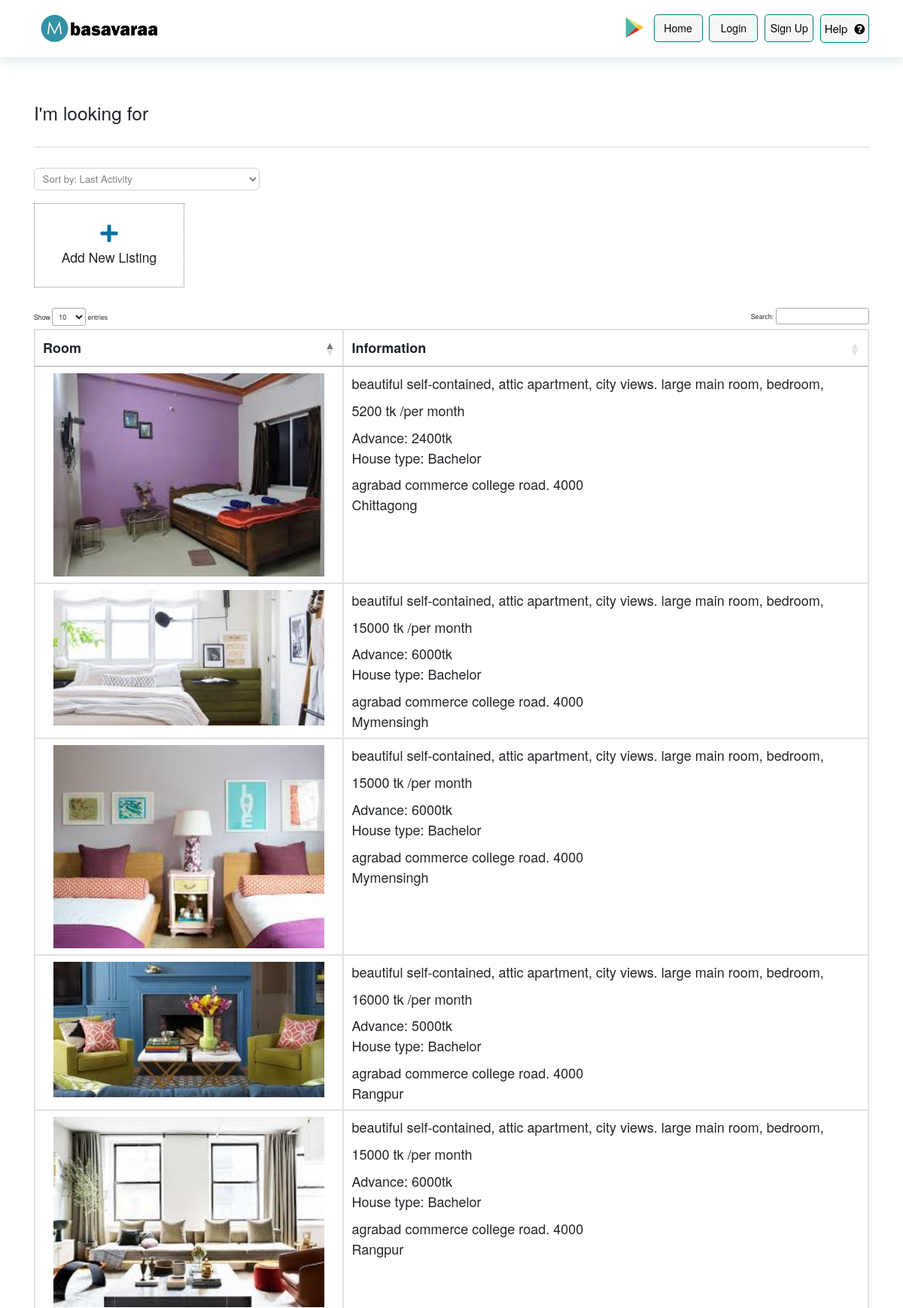
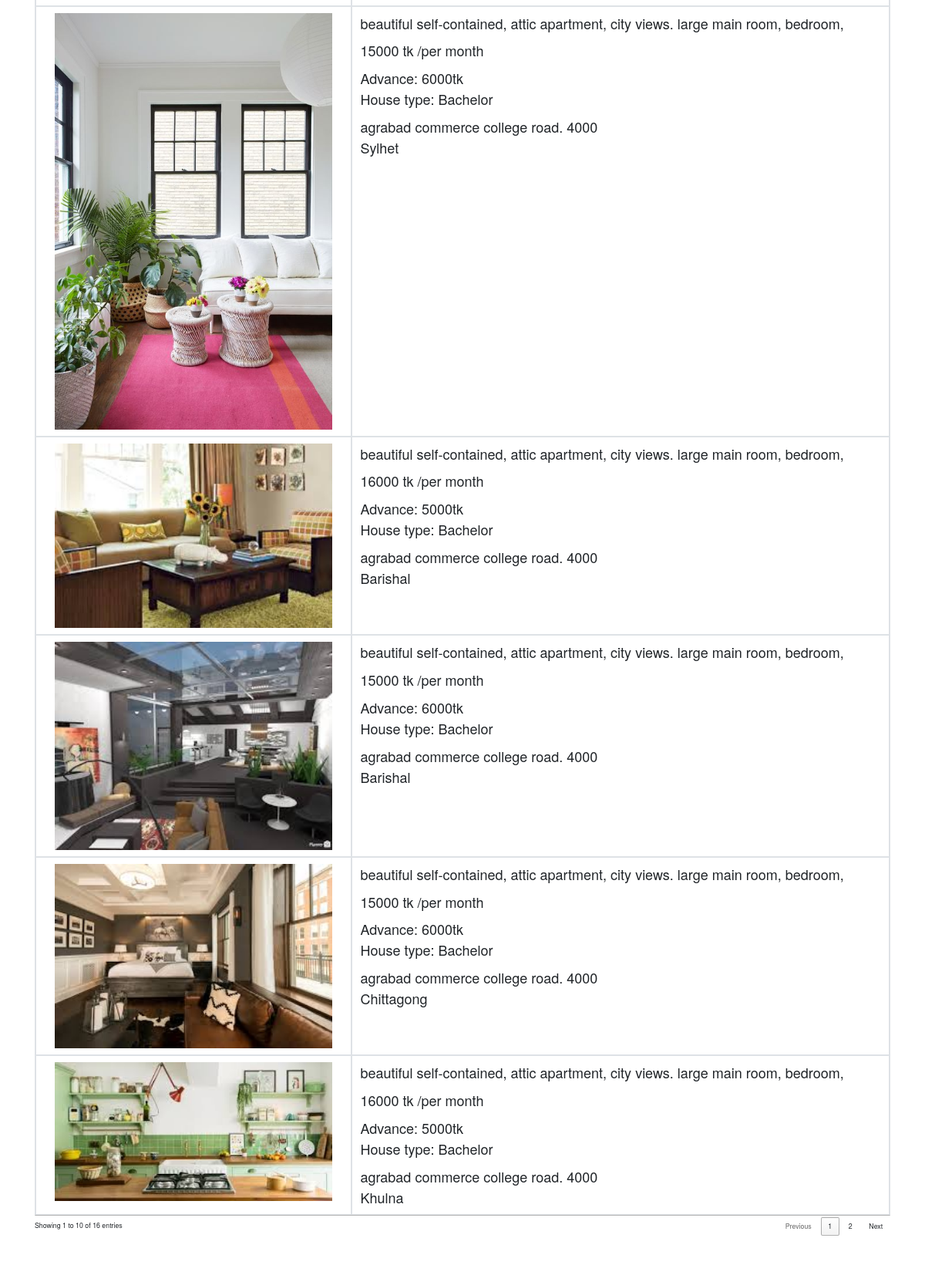
Screenshot of /add-list2.php (upper part) with the database file from the repository (2 pictures, top to bottom).
### tables this page shows
CREATE TABLE `room` (
  `id` int(50) NOT NULL,
  `rentType` varchar(50) NOT NULL,
  `roomInfo` varchar(191) NOT NULL,
  `date` date NOT NULL,
  `advance` varchar(50) NOT NULL,
  `rent` varchar(50) NOT NULL,
  `rentNago` varchar(50) NOT NULL,
  `division` varchar(20) NOT NULL,
  `addressDetails` varchar(191) NOT NULL,
  `bedroom` varchar(50) NOT NULL,
  `dining` varchar(50) NOT NULL,
  `drawing` varchar(50) NOT NULL,
  `kitchen` varchar(50) NOT NULL,
  `bathroom` varchar(50) NOT NULL,
  `balcony` varchar(50) NOT NULL,
  `prefer` varchar(50) NOT NULL,
  `floorNo` varchar(50) NOT NULL,
  `size` varchar(50) NOT NULL,
  `garage` varchar(50) NOT NULL,
  `emergencyEnergy` varchar(50) NOT NULL,
  `side` varchar(50) NOT NULL,
  `lift` varchar(50) NOT NULL,
  `mobile` varchar(50) NOT NULL,
  `image` varchar(191) NOT NULL
);

### add-list2.php (the view, shortened to what this page needs)
<!DOCTYPE html>
<html lang="en">
<head>
  <link rel="stylesheet" href="./asset/css/owl.theme.default.min.css">
  <link rel="stylesheet" href="./asset/css/owl.carousel.min.css">
  <link rel="stylesheet" href="./asset/css/bootstrap.min.css">
  <link rel="stylesheet" href="https://cdn.datatables.net/1.10.20/css/jquery.dataTables.min.css">
  <link rel="stylesheet" href="./asset/css/style.css">
</head>
<body>
  <header class="header">
    <nav class="navbar navbar-expand-lg header__navbar fixed-top">
      <div class="container">
        <div class="company__logo">
          <a class="navbar-brand header__navbar-brand" href="index.php">
            <img src="./asset/image/main--logo.png" class="img-fluid company--image" alt="">
          </a>
        </div>
        <div class="collapse navbar-collapse header__navbar-collapse" id="mainNav">
          <ul class="navbar-nav header__navbar-nav ml-auto">
            <div class="header__mobile--nav">
              <li class="nav-item header__nav-icon">
                <a class="nav-link header__nav-link-icon" href=""><img src="./asset/image/android.png"
                    class="img-fluid" alt=""></a>
              </li>
               <li class="nav-item header__nav-item">
                <a class="nav-link header__nav-link" href="index.php">Home</a>
              </li>
              <?php if (!isset($_SESSION['userName'])) { ?>
                 <li class="nav-item header__nav-item">
                   <a class="nav-link header__nav-link" href="login.php">Login</a>
                 </li>
                 <li class="nav-item header__nav-item">
                   <a class="nav-link header__nav-link" href="signup.php">Sign Up</a>
                 </li>
               <?php } ?>
              <li class="nav-item header__nav-item">
                <a class="nav-link header__nav-link" href="#"><span>Help</span><span><i
                      class="fas fa-question-circle"></i></span></a>
              </li>
            </div>
          </ul>
        </div>
      </div>
    </nav>
  </header>
  <section class="all--list">
    <div class="container">
      <div class="looking__btn">
        <div class="looking__text">
          <p>
            <span>I'm looking for</span>
          </p>
        </div>
      </div>
      <div class="list__select">
        <div class="select__type">
          <div class="form-group">
            <select class="form-control list__form-control" id="list--selection">
              <option>Sort by: Last Activity</option>
            </select>
          </div>
        </div>
        <div class="add__list--new add__new-content">
          <div class="add__new-content">
            <p><span>
                <a href="form.php"><i class="fas fa-plus"></i></a>
                <br>
                Add New Listing
              </span></p>
          </div>
        </div>
      </div>
   <?php
         $conn=connectDB();
         $sql="select*from room where prefer='Bachelor' ORDER BY id DESC";
         $result=mysqli_query($conn,$sql);
 ?>
   <table class="table table-bordered" >
      <thead class="text-center">
         <tr>
            <th scope="col">Room</th>
            <th scope="col">Information</th>
         </tr>
      </thead>
      <tbody>
         <?php while ($row=mysqli_fetch_assoc($result)) { ?>
            <tr >
               <td>
                        <div class="add---img text-center">
                           <a href="listing-user.php?id=<?=$row['id']; ?>">
                              <img src="<?=$row['image']; ?>" class="img-fluid" height="240" width="360" alt="Image not found">
                           </a>
                        </div>
               </td>
               <td>
                  <p><?=$row['roomInfo']; ?></p>
                  <p>
                     <?=$row['rent']; ?> tk
                     /per month
                  </p>
                     Advance: <?=$row['advance']; ?>tk <br>
                     House type: <?=$row['prefer']; ?>
                  <?=$row['addressDetails']; ?> <br>
                  <?=$row['division']; ?>
               </td>
            </tr>
         <?php } ?>
      </tbody>
   </table>
  </section>
  <footer class="footer">
  </footer>
</body>
</html>

### asset/css/style.css (style rules this page uses)
body { font-family: HelveticaNeue-Roman, HelveticaNeue-Light, Helvetica Neue, Calibri, Helvetica, Arial, sans-serif; }
.company--image { height: 7rem; }
.header .header__navbar { background-color: #fff; box-shadow: 0 0 25px -1px #c2dada; }
.header .header__navbar .header__navbar-brand { display: -webkit-box; display: flex; font-size: 2.7rem; color: black; font-weight: bold; }
.header .header__navbar .header__nav-item .header__nav-link { font-size: 1.6rem; font-weight: 500; border: 1.2px solid #008080; background-color: rgb(247, 247, 247); border-radius: 5px; margin-left: 1rem; width: 65px; padding: .8rem 0; text-align: center; color: black; transition: all .4s; -webkit-transition: all .4s; -moz-transition: all .4s; -ms-transition: all .4s; -o-transition: all .4s; -webkit-border-radius: 5px; -moz-border-radius: 5px; -ms-border-radius: 5px; -o-border-radius: 5px; }
.header .header__navbar .header__nav-icon .header__nav-link-icon img { height: 3.1rem; }
.header .header__navbar .header__nav-item:last-child .header__nav-link span:first-child { margin-right: 1rem; font-size: 1.7rem; }
.header .header__navbar .header__navbar-nav .header__mobile--nav { display: -webkit-box; display: flex; }
.footer { padding-top: 6rem; padding-bottom: 3rem; }
.all--list { margin-top: 15rem; padding-bottom: 4rem; }
.all--list .looking__btn { display: -webkit-box; display: flex; border-bottom: 1px solid rgb(218, 218, 218); padding-bottom: 2rem; -webkit-box-pack: justify; justify-content: space-between; }
.all--list .looking__text p { font-size: 2.8rem; }
.all--list .list__select { margin-top: 3rem; }
.all--list .list__select .list__form-control { width: 300px; font-size: 1.5rem; color: rgb(131, 131, 131); height: 30px; border-radius: 6px; -webkit-border-radius: 6px; -moz-border-radius: 6px; -ms-border-radius: 6px; -o-border-radius: 6px; }
.all--list .add__list--new { margin-top: 2rem; text-align: center; margin-bottom: 3rem; }
.all--list .add__list--new .add__new-content { border: 1px dotted grey; width: 200px; padding: 2rem 0; }
.all--list .add__list--new .add__new-content p { font-size: 2rem; }
.all--list .add__list--new .add__new-content p:first-child a { text-decoration: none; color: rgb(0, 112, 163); font-size: 3rem; }

### asset/css/responsive.css (style rules this page uses)
@media only screen and (max-width: 1920px) { html { font-size: 62.5%; } }
@media only screen and (max-width: 1550px) { html { font-size: 55%; } }
@media only screen and (max-width: 1366px) { html { font-size: 55%; } }

### add-list2.php (style rules this page uses)
.table { font-size: 18px; }

### rows the page displays
room: image (picture), roomInfo "beautiful self-contained, attic apartment, city views. large main room, bedroom,", rent "5200", advance "2400", prefer "Bachelor", addressDetails "agrabad commerce college road. 4000", division "Chittagong"
room: image (picture), roomInfo "beautiful self-contained, attic apartment, city views. large main room, bedroom,", rent "15000", advance "6000", prefer "Bachelor", addressDetails "agrabad commerce college road. 4000", division "Mymensingh"
room: image (picture), roomInfo "beautiful self-contained, attic apartment, city views. large main room, bedroom,", rent "15000", advance "6000", prefer "Bachelor", addressDetails "agrabad commerce college road. 4000", division "Mymensingh"
room: image (picture), roomInfo "beautiful self-contained, attic apartment, city views. large main room, bedroom,", rent "16000", advance "5000", prefer "Bachelor", addressDetails "agrabad commerce college road. 4000", division "Rangpur"
room: image (picture), roomInfo "beautiful self-contained, attic apartment, city views. large main room, bedroom,", rent "15000", advance "6000", prefer "Bachelor", addressDetails "agrabad commerce college road. 4000", division "Rangpur"
room: image (picture), roomInfo "beautiful self-contained, attic apartment, city views. large main room, bedroom,", rent "15000", advance "6000", prefer "Bachelor", addressDetails "agrabad commerce college road. 4000", division "Sylhet"
room: image (picture), roomInfo "beautiful self-contained, attic apartment, city views. large main room, bedroom,", rent "16000", advance "5000", prefer "Bachelor", addressDetails "agrabad commerce college road. 4000", division "Barishal"
room: image (picture), roomInfo "beautiful self-contained, attic apartment, city views. large main room, bedroom,", rent "15000", advance "6000", prefer "Bachelor", addressDetails "agrabad commerce college road. 4000", division "Barishal"
room: image (picture), roomInfo "beautiful self-contained, attic apartment, city views. large main room, bedroom,", rent "15000", advance "6000", prefer "Bachelor", addressDetails "agrabad commerce college road. 4000", division "Chittagong"
room: image (picture), roomInfo "beautiful self-contained, attic apartment, city views. large main room, bedroom,", rent "16000", advance "5000", prefer "Bachelor", addressDetails "agrabad commerce college road. 4000", division "Khulna"
